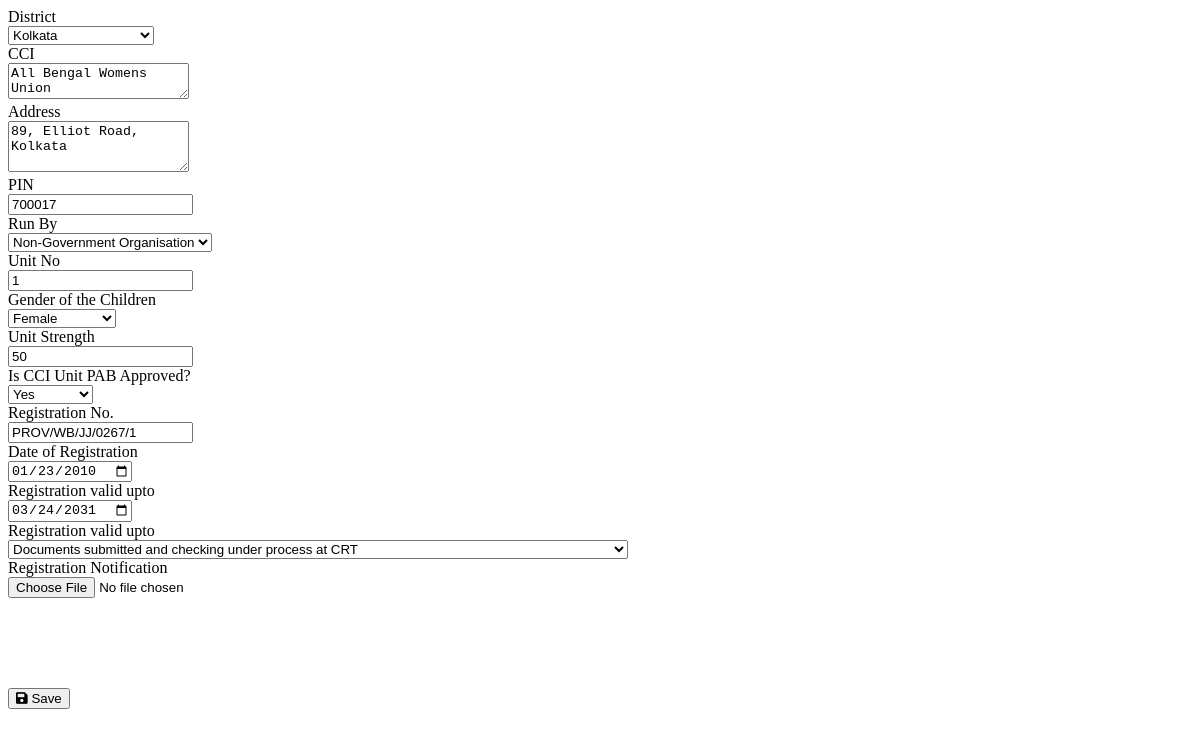
The app's page /pages/cci_edit_form.php?data=CCI_094 (signed in) with its own data.
### tables this page shows
CREATE TABLE `cci` (
  `id` varchar(255) NOT NULL,
  `district` varchar(255) DEFAULT NULL,
  `cci_name` varchar(255) DEFAULT NULL,
  `address` varchar(255) DEFAULT NULL,
  `pin` int(11) DEFAULT 0,
  `run_by` varchar(255) DEFAULT NULL,
  `cci_unit_no` smallint(6) DEFAULT 0,
  `cci_unit_gender` varchar(255) DEFAULT NULL,
  `cci_unit_strength` int(11) DEFAULT 0,
  `is_pab_approved` tinyint(1) DEFAULT 0,
  `reg_no` varchar(255) DEFAULT NULL,
  `reg_date` date DEFAULT NULL,
  `reg_valid_upto` date DEFAULT NULL,
  `reg_status` double DEFAULT NULL,
  `contact_name` varchar(255) DEFAULT NULL,
  `contact_desg` varchar(255) DEFAULT NULL,
  `contact_phno` int(11) DEFAULT 0
);

CREATE TABLE `cci_reg_file_status` (
  `id` int(11) NOT NULL,
  `reg_status` varchar(255) NOT NULL
);

### config/DbFunction.php (called while the page is built, shortened)
<?php
class DbFunction{
	function get_filter_values($fieldname) {
		$db = Database::getInstance();
		$mysqli = $db->getConnection();
		$query = "SELECT DISTINCT(`cci`.`" . $fieldname . "`) FROM `cci`";
		$rs= $mysqli->query($query);
		return $rs->fetch_all();
	}
	function get_reg_file_status() {
		$db = Database::getInstance();
        $mysqli = $db->getConnection();
        $query = "SELECT * FROM `cci_reg_file_status`";
        $rs= $mysqli->query($query);
        return $rs->fetch_all();
	}
}

### pages/cci_edit_form.php (the view, shortened to what this page needs)
<?php
require_once "../config/DbFunction.php";
$db = Database::getInstance();
$mysqli = $db->getConnection();
$data = $_GET['data'];
$cci_id = explode(',', $data)[0];
$sql = "SELECT
            `cci`.*
        FROM
            `cci`
        WHERE
            `cci`.`id` = ?;";
$stmt = $mysqli->prepare($sql);
$stmt->bind_param('s', $cci_id);
if ($stmt->execute()) {
    $cci_details = $stmt->get_result()->fetch_all(MYSQLI_ASSOC)[0];
} else {
    trigger_error("Error in query: ". mysqli_connect_error(), E_USER_ERROR);
    die(E_USER_ERROR);
}
$obj = new DbFunction();
?>
<!DOCTYPE html>
<html lang="en">
<head>
</head>
<body>
    <div class="row">
        <div class="col-sm-6 mb-3 mb-sm-0">
            <form id="fCCIEdit" action="" method="">
                <div class="card border-dark">
                    <div class="card-body scrollable-card">
                        <div class="row mb-3">
                            <label for="i-cci-dist" class="col-sm-6 col-form-label">District</label>
                            <div class="col-sm-6">
                                <select id="i-cci-dist" name="i-cci-dist" class="form-control">
                                    <?php
                                    $districts = $obj->get_filter_values('district');
                                    foreach ($districts as $district) {
                                        echo '<option value="'. $district[0]. '"'. ($cci_details['district'] == $district[0] ? 'selected' : '') . '>'. $district[0] . '</option>';
                                    }
                                    ?>
                                </select>
                            </div>
                        </div>
                        <div class="row mb-3">
                            <label for="i_cci_name" class="col-sm-6 col-form-label">CCI</label>
                            <div class="col-sm-6">
                            <textarea rows="2" class="form-control" id="i_cci_name" name="i_cci_name"><?php echo $cci_details['cci_name'] ?></textarea>
                            </div>
                        </div>
                        <div class="row mb-3">
                            <label for="i_cci_addr" class="col-sm-6 col-form-label">Address</label>
                            <div class="col-sm-6">
                            <textarea rows="3" class="form-control" id="i_cci_addr" name="i_cci_addr"><?php echo $cci_details['address'] ?></textarea>
                            </div>
                        </div>
                        <div class="row mb-3">
                            <label for="i_cci_pin" class="col-sm-6 col-form-label">PIN</label>
                            <div class="col-sm-6">
                            <input type="text" class="form-control" id="i_cci_pin" name="i_cci_pin" value="<?php echo $cci_details['pin'] ?>" />
                            </div>
                        </div>
                        <div class="row mb-3">
                            <label for="i_cci_run_by" class="col-sm-6 col-form-label">Run By</label>
                            <div class="col-sm-6">
                                <select id="i_cci_run_by" name="i_cci_run_by" class="form-control">
                                    <?php
                                    $run_by = $obj->get_filter_values('run_by');
                                    foreach ($run_by as $val) {
                                        echo '<option value="'. $val[0]. '"'. ($cci_details['run_by'] == $val[0] ? 'selected' : '') .'>'. $val[0] . '</option>';
                                    }
                                    ?>
                                </select>
                            </div>
                        </div>
                        <div class="row mb-3">
                            <label for="i_cci_unit_no" class="col-sm-6 col-form-label">Unit No</label>
                            <div class="col-sm-6">
                            <input type="text" class="form-control" id="i_cci_unit_no" name="i_cci_unit_no" value="<?php echo $cci_details['cci_unit_no'] ?>" />
                            </div>
                        </div>
                        <div class="row mb-3">
                            <label for="i_cci_gender" class="col-sm-6 col-form-label">Gender of the Children</label>
                            <div class="col-sm-6">
                                <select id="i_cci_gender" name="i_cci_gender" class="form-control">
                                    <?php
                                    $run_by = $obj->get_filter_values('cci_unit_gender');
                                    foreach ($run_by as $val) {
                                        echo '<option value="'. $val[0]. '"'. ($cci_details['cci_unit_gender'] == $val[0] ? 'selected' : '') .'>'. $val[0] . '</option>';
                                    }
                                    ?>
                                </select>
                            </div>
                        </div>
                        <div class="row mb-3">
                            <label for="i_cci_strength" class="col-sm-6 col-form-label">Unit Strength</label>
                            <div class="col-sm-6">
                            <input type="text" class="form-control" id="i_cci_strength" name="i_cci_strength" value="<?php echo intval($cci_details['cci_unit_strength']) ?>" />
                            </div>
                        </div>
                        <div class="row mb-3">
                            <label for="i_cci_is_pab" class="col-sm-6 col-form-label">Is CCI Unit PAB Approved?</label>
                            <div class="col-sm-6">
                                <select id="i_cci_is_pab" name="i_cci_is_pab" class="form-control">
                                    <option value=1 <?php print($cci_details['is_pab_approved'] == true ? 'selected' : '') ?> >Yes</option>
                                </select>
                            </div>
                        </div>
                        <div class="row mb-3">
                            <label for="i_cci_reg_no" class="col-sm-6 col-form-label">Registration No.</label>
                            <div class="col-sm-6">
                            <input type="text" class="form-control" id="i_cci_reg_no" name="i_cci_reg_no" value="<?php echo $cci_details['reg_no'] ?>" />
                            </div>
                        </div>
                        <div class="row mb-3">
                            <label for="i_cci_reg_dt" class="col-sm-6 col-form-label">Date of Registration</label>
                            <div class="col-sm-6">
                            <input type="date" id="i_cci_reg_dt" name="i_cci_reg_dt" class="form-control" value="<?php echo $cci_details['reg_date']; ?>"/>
                            </div>
                        </div>
                        <div class="row mb-3">
                            <label for="i_cci_reg_valid" class="col-sm-6 col-form-label">Registration valid upto</label>
                            <div class="col-sm-6">
                            <input type="date" id="i_cci_reg_valid" name="i_cci_reg_valid" class="form-control" value="<?php echo $cci_details['reg_valid_upto']; ?>"/>
                            </div>
                        </div>
                        <div class="row mb-3">
                            <label for="i_cci_reg_status" class="col-sm-6 col-form-label">Registration valid upto</label>
                            <div class="col-sm-6">
                                <select id="i_cci_reg_status" name="i_cci_reg_status" class="form-control">
                                  <?php
                                  $file_status = $obj->get_reg_file_status();
                                  foreach ($file_status as $val) {
                                    echo '<option value="'. $val[0]. '"'. ($cci_details['reg_status'] == $val[0] ? ' selected' : '') .'>'. $val[1]. '</option>';
                                  }
                                  ?>
                                </select>
                            </div>
                        </div>
                        <div class="row mb-3">
                            <label for="i_cci_reg_file" class="col-sm-6 col-form-label">Registration Notification</label>
                            <div class="col-sm-6">
                                <input class="form-control" type="file" name="i_cci_reg_file" id="i_cci_reg_file" accept="application/pdf">
                            </div>
                        </div>
                    </div>
                    <div class="card-footer text-end">
                        <button id="bSubmitcci_details" type="submit" value="Saved" class="btn btn-primary">
                            <i class="fas fa-save"></i>
                            Save
                        </button>
                    </div>
                </div>
            </form>
        </div>
        <div class="col-sm-6">
            <div class="card border-dark text-bg-dark non-scrollable-card">
            </div>
        </div>
    </div>
</body>
</html>

### pages/cci_edit_form.php (style rules this page uses)
.scrollable-card { height: 85vh; overflow-y: auto; }
.non-scrollable-card { height: 90vh; }

### records on screen
cci: i-cci-dist "Kolkata", i_cci_name "All Bengal Womens Union", i_cci_addr "89, Elliot Road, Kolkata", i_cci_pin "700017", i_cci_run_by "Non-Government Organisation", i_cci_unit_no "1", i_cci_gender "Female", i_cci_strength "50", i_cci_is_pab "Yes", i_cci_reg_no "PROV/WB/JJ/0267/1", i_cci_reg_dt "01/23/2010", i_cci_reg_valid "03/24/2031", i_cci_reg_status "Documents submitted and checking under process at CRT"
